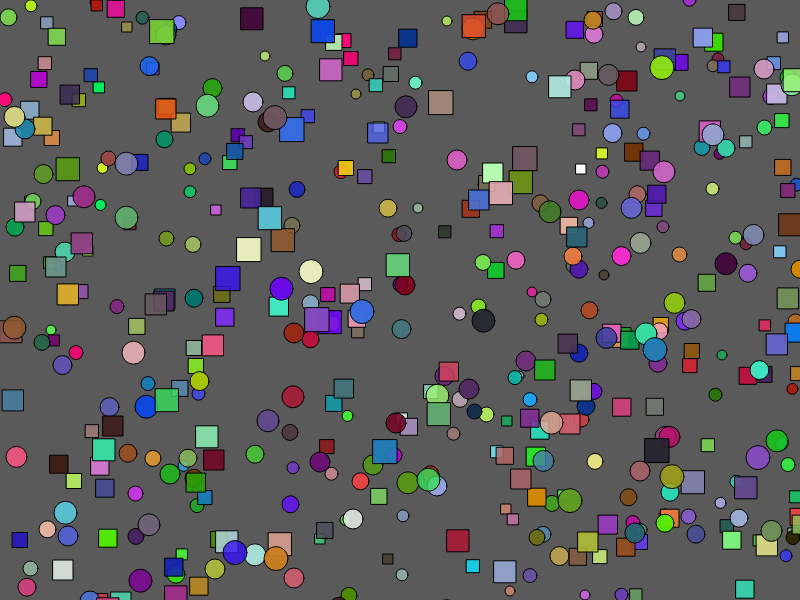
Frame 1 (no input)
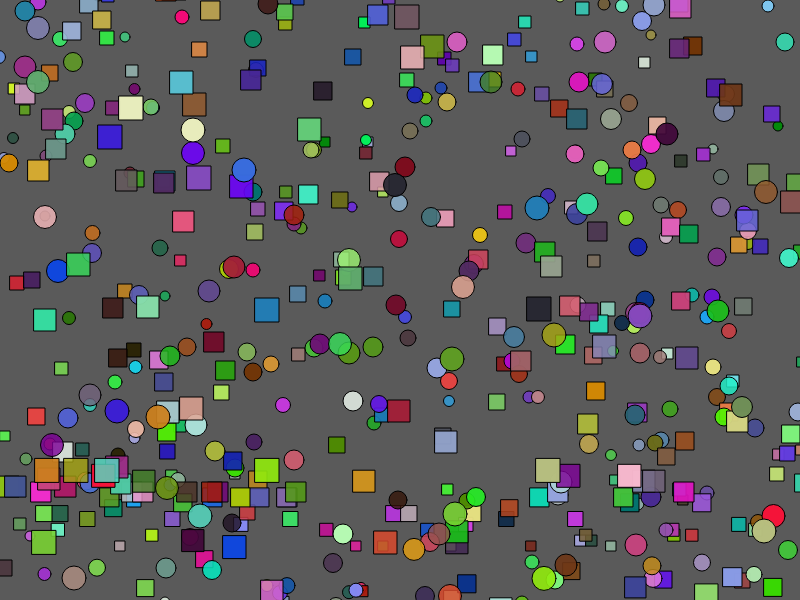
Frame 60 (no input)
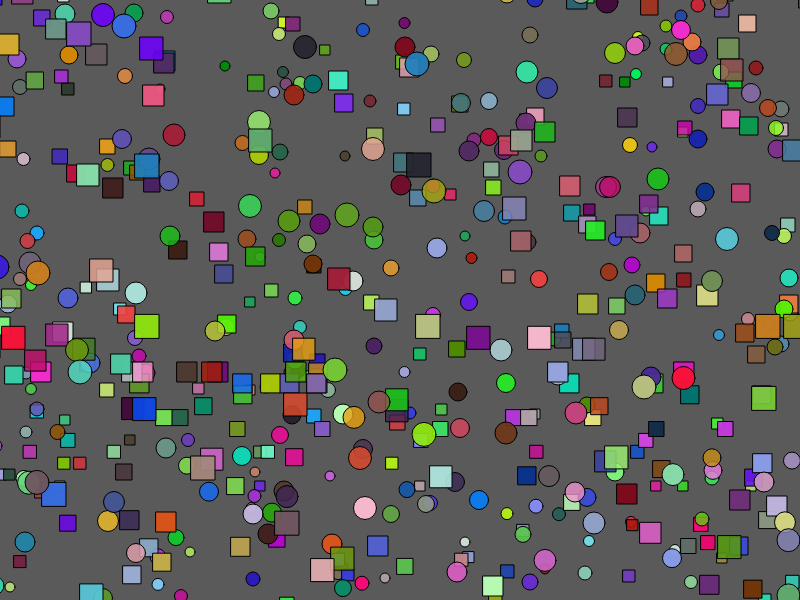
Frame 120 (the mouse pressed at the canvas centre since frame 60)

The p5.js sketch that drew these frames (run headless with seeded random() and noise() and a simulated clock; from frame 60 on, the mouse is pressed at the canvas centre):

// p5.js sketch
// ── sketch.js
let x = [];
let y =[];
let xCircle = [];
let yCircle =[];

let size =[];

let r =[];
let g =[];
let b =[];
let t =[];

let xSave = [];
let ySave =[];
let xCircleSave = [];
let yCircleSave =[];

let sizeSave =[];

let rSave =[];
let gSave =[];
let bSave =[];
let tSave =[];
// dit is er voor de start up 
// dit zorgt er voor dat de x y coordinaten random zijn
// en dat de kleur en transparantie verandert in 
function setup() {
  createCanvas(800, 600);
  for (let i = 0; i < 400; i++){
  x.push(int(random(0,800)))
  y.push(int(random(0,800)))
  xCircle.push(int(random(0,800)))
  yCircle.push(int(random(0,800)))

  size.push(int(random(10,30)))
  size.sort(function(a, b){return a - b});
  r.push(int(random(0,255)))
  g.push(int(random(0,255)))
  b.push(int(random(0,255)))
  t.push(int(random(200,255)))

  
  }
}

// dit zorgt voor de beweging
function draw() {
  background(90);
  for(let i = 0; i < 300; i++){
    y[i]= y[i]- size[i]/10;
    x[i]= x[i]- size[i]/2;
  x[i] += 10;
  rect(x[i],y[i],size[i]);
 fill(r[i],g[i],b[i],t[i]);

  yCircle[i]= yCircle[i]- size[i]/10;
  xCircle[i]= xCircle[i]- size[i]/2;
  xCircle[i] += 10;

 circle(xCircle[i],yCircle[i],size[i]);
 fill(r[i],g[i],b[i],t[i]);


if (y[i]<=-50){
  y[i]=600
}
if (y[i]>=600){
  y[i]=600
}
if (x[i]<=-50){
  x[i]=790
}
if (x[i]>=800){
  x[i]=-50
}
if (yCircle[i]<=-50){
  yCircle[i]=600
}
if (xCircle[i]<=-50){
  xCircle[i]=790
}
if (xCircle[i]>=800){
  xCircle[i]=-50
}
//dit zorgt er voor dat je de arrow keys kan gebruiken voor de blokken sneller te laten bewegen
if (keyIsDown(LEFT_ARROW) === true) {
    x[i] -= 10;
    xCircle[i] -= 10;
  }

  if (keyIsDown(RIGHT_ARROW) === true) {
    x[i] += 10;
    xCircle[i] += 10;
  }

  if (keyIsDown(UP_ARROW) === true) {
    y[i] -= 10;
    yCircle[i] -= 10;
  }
  // dit zorgt er voor dat de circles en rect groter en kleiner kunnen worden
  if (keyIsDown(187) === true) {
  size[i]+= 0.1;
  }
  if (keyIsDown(189) === true) {
  size[i]-= 0.1;
  }
  



  // dit zorgt er voor dat je de rects en circles kan duwen met je muis
    if (mouseX >= x[i] && mouseX <= x[i]+10
    && mouseY >= y[i] && mouseY <= y[i]+20
  ){
    x[i] +=5
  }
   if (mouseX >= x[i]+10 && mouseX <= x[i]+20
    && mouseY >= y[i] && mouseY <= y[i]+20
  ){
    x[i]-=5
  }
    if (mouseX >= x[i] && mouseX <= x[i]+20
    && mouseY >= y[i] +10 && mouseY <= y[i]+20
  ){
    y[i]-=5
  }
      if (mouseX >= x[i] && mouseX <= x[i]+20
    && mouseY >= y[i]  && mouseY <= y[i]+20
  ){
    y[i]+=5
  }


   if (mouseX >= xCircle[i] && mouseX <= xCircle[i]+10
    && mouseY >= yCircle[i] && mouseY <= yCircle[i]+20
  ){
    xCircle[i] +=5
  }
   if (mouseX >= xCircle[i]+10 && mouseX <= xCircle[i]+20
    && mouseY >= yCircle[i] && mouseY <= yCircle[i]+20
  ){
    xCircle[i]-=5
  }
    if (mouseX >= xCircle[i] && mouseX <= xCircle[i]+20
    && mouseY >= yCircle[i] +10 && mouseY <= yCircle[i]+20
  ){
    yCircle[i]-=5
  }
      if (mouseX >= xCircle[i] && mouseX <= xCircle[i]+20
    && mouseY >= yCircle[i]  && mouseY <= yCircle[i]+20
  ){
    yCircle[i]+=5
  }
  
}

}
//dit is om de kleuren te randomisen met back space
function keyPressed(){
  if (keyCode === 8){
  r =[];
  g =[];
  b =[];
  t =[];
  for (let i = 0; i < 400; i++){
  r.push(int(random(0,255)))
  g.push(int(random(0,255)))
  b.push(int(random(0,255)))
  t.push(int(random(200,255)))
  
  }
  if (keyCode === 82){
x = [];
y =[];
xCircle = [];
yCircle =[];

size =[];
r =[];
g =[];
b =[];
t =[];


  }
  }
  if (keyCode === 83){
  xSave = x;
  ySave = y;
  xCircleSave = xCircle;
  yCircleSave = yCircle;

  sizeSave = size;


  rSave = r;
  gSave = g;
  bSave = b;
  tSave = t;
  console.log("huh")
  }
 if(keyCode === 76){
x = xSave;
y =ySave;
xCircle =xCircleSave ;
yCircle =yCircleSave ;

size =sizeSave;

r = rSave;
g =gSave;
b =bSave;
t =tSave;
console.log("werkt")
 }
  
}
